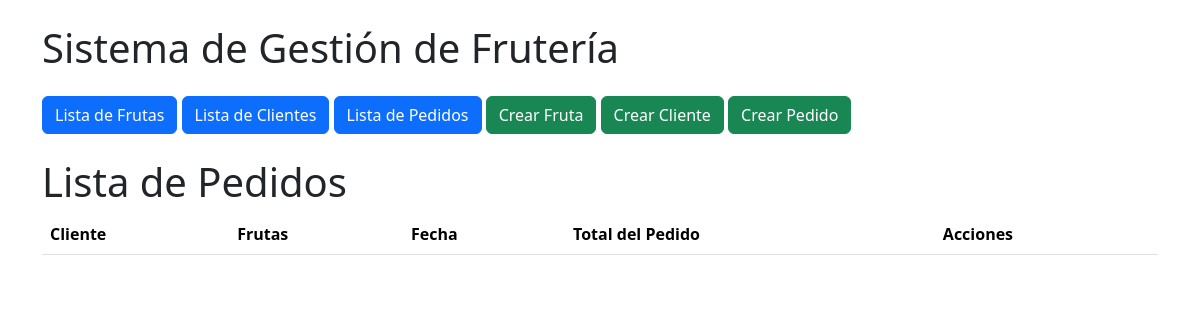
The app's page /fruteria/pedidos/, older data.
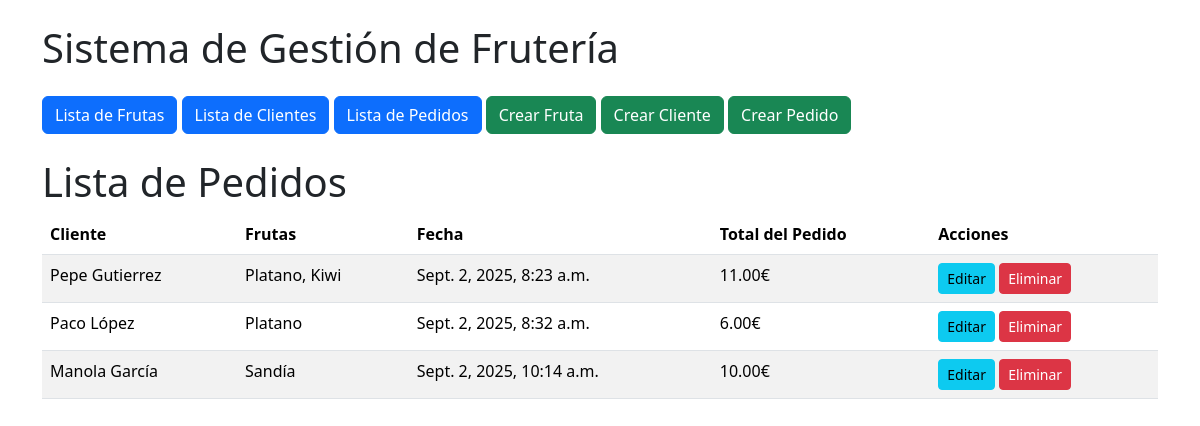
The same page, newer data.
### fruteria/models.py (models this page shows, shortened)
class Pedido(models.Model):
    cliente = models.ForeignKey(Cliente, on_delete=models.CASCADE)
    frutas = models.ManyToManyField(Fruta)
    fecha = models.DateTimeField(auto_now_add=True)
    total = models.DecimalField(max_digits=7, decimal_places=2)

class Cliente(models.Model):
    nombre = models.CharField(max_length=100)
    email = models.EmailField(unique=True)
    telefono = models.CharField(max_length=15)

class Fruta(models.Model):
    nombre = models.CharField(max_length=100)
    origen = models.CharField(max_length=100)
    sabor = models.CharField(max_length=50)
    precio = models.DecimalField(max_digits=5, decimal_places=2)

### fruteria/views.py (the view)
# urls.py: path('pedidos/', views.lista_pedidos, name='lista_pedidos'),
def lista_pedidos(request):
    pedidos = Pedido.objects.all()
    return render(request, 'fruteria/pedidos.html', {'pedidos': pedidos})

### templates/fruteria/pedidos.html
{% extends "base.html" %}
{% block content %}
<h1>Lista de Pedidos</h1>
<table class="table table-striped">
    <thead>
        <tr>
            <th>Cliente</th>
            <th>Frutas</th>
            <th>Fecha</th>
            <th>Total del Pedido</th>
            <th>Acciones</th>
        </tr>
    </thead>
    <tbody>
        {% for pedido in pedidos %}
        <tr>
            <td>{{ pedido.cliente.nombre }}</td>
            <td>
            {% for fruta in pedido.frutas.all %}
                {{ fruta.nombre }}{% if not forloop.last %}, {% endif %}
            {% endfor %}
            </td>
            <td>{{ pedido.fecha }}</td>
            <td>{{ pedido.total }}€</td>
            <td>
                <a href="{% url 'fruteria:editar_pedido' pedido.id %}" class="btn btn-info btn-sm">Editar</a>
                <a href="{% url 'fruteria:eliminar_pedido' pedido.id %}" class="btn btn-danger btn-sm">Eliminar</a>
        </tr>
        {% endfor %}
    </tbody>
</table>
{% endblock %}

Row changes from the older to the newer data that the page shows:
added Pedido: cliente.nombre "Pepe Gutierrez", fecha "Sept. 2, 2025, 8:23 a.m.", total "11.00"
now on this page (row unchanged): Fruta: nombre "Platano"
now on this page (row unchanged): Fruta: nombre "Kiwi", shown under "Pepe Gutierrez"
added Pedido: cliente.nombre "Paco López", fecha "Sept. 2, 2025, 8:32 a.m.", total "6.00"
added Pedido: cliente.nombre "Manola García", fecha "Sept. 2, 2025, 10:14 a.m.", total "10.00"
added Fruta: nombre "Sandía", shown under "Manola García"
